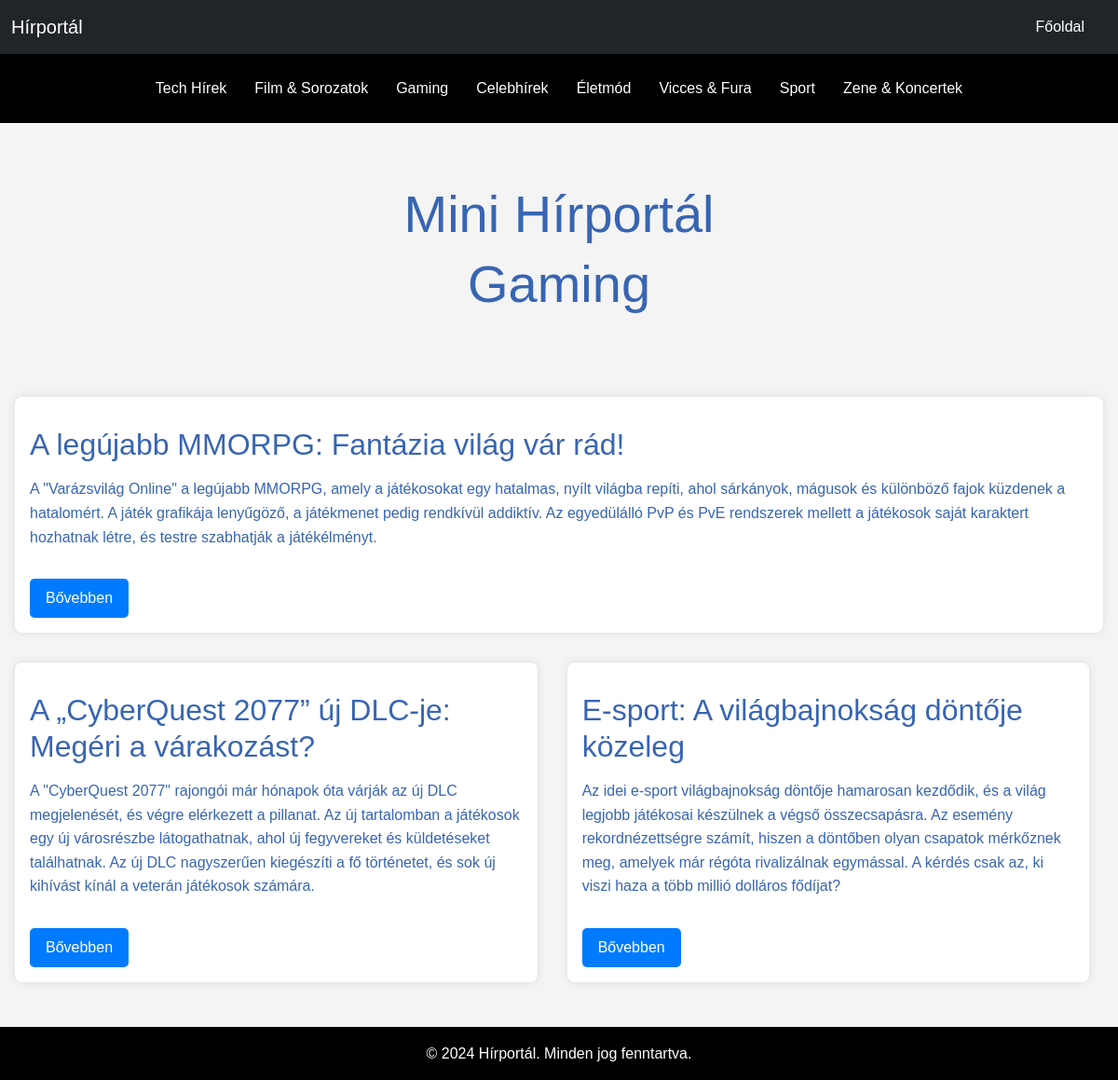
The app's page /?category=4 with its own data.
### models.py (models this page shows, shortened)
class Menus(db.Model):
    id = db.Column(db.Integer,primary_key=True)
    name = db.Column(db.String(255),nullable=False)
    url = db.Column(db.String(255),nullable=False)

class News(db.Model):
    id = db.Column(db.Integer,primary_key=True)
    title = db.Column(db.String(255),nullable=False)
    content = db.Column(db.Text,nullable=False)
    author = db.Column(db.String(255),nullable=False)
    timestamp = db.Column(db.DateTime, default=datetime.now())
    category = db.Column(db.Integer ,db.ForeignKey("categories.id"))

### scripts/routes.py (the view)
@app.route('/')
def index():
    category = request.args.get('category')
    categories = Categories.query.all()
    category_id=[]
    if category:
        news = News.query.filter_by(category=category).all()
    else:
        news = News.query.all()
    urls = Menus.query.all()
    return render_template('index.html',urls=urls,news=news,categories=categories,category_id=category_id)

### scripts/templates/index.html
{% include 'header.html' %}
      <section class="text-center py-5">
        <div class="container">
          <h1 class="display-4">Mini Hírportál</h1>
          <h2 class="display-4 subtitle">Mini Hírportál</h2>
        </div>
      </section>
    <section class="main-news">
      <article class="news-item">
        {% if news %}
        <h2>{{news[0].title}}</h2>
        <p>{{news[0].content}}</p>
        <button class="btn read-more">Bővebben</button>
        {%else%}
        <h2>Nincs feltöltve hír</h2>
        <p>Nincs feltöltve hír</p>
        {%endif%}
      </article>
    </section>
    <section class="other-news">
      {% for new in news[1:]%}
      <article class="news-item">
        <h2>{{new.title}}</h2>
        <p class="news-content">{{new.content}}</p>
        <button class="btn read-more">Bővebben</button>
      </article>
    {%endfor%}
    </section>
{% include 'footer.html' %}

### scripts/templates/header.html (shortened to what this page needs)
<!DOCTYPE html>
<html lang="en">
<head>
    <link href="https://cdn.jsdelivr.net/npm/bootstrap@5.3.0/dist/css/bootstrap.min.css" rel="stylesheet">
    <link href="{{url_for('static',filename='css/style.css')}}" rel="stylesheet">
</head>
<body>
  <nav class="navbar navbar-expand-lg bg-dark">
    <div class="container-fluid">
      <a class="navbar-brand" href="/">Hírportál</a>
      <div class="collapse navbar-collapse" id="navbarNav">
        <ul class="navbar-nav ms-auto">
          {% for menu in urls %}
            {% if menu.name == "Főoldal" %}
              <li class="nav-item">
                  <a class="nav-link" href="{{menu.url}}">{{menu.name}}</a>
              </li>
            {% endif %}
          {% endfor %}
        </ul>
      </div>
    </div>
  </nav>
  <div class="container-fluid category-fluid">
    <div class="container">
      <div class="row">
        <div class="col-12">
          <div class="category-box">
            <ul class="category-row">
              {% for menu in urls %}
              {% if menu.name != "Főoldal" %}
                <li class="category-item">
                    <a class="nav-link" href="/?category={{menu.url}}">{{menu.name}}</a>
                </li>
              {% endif %}
            {% endfor %}
            </ul>
          </div>
        </div>
      </div>
    </div>
  </div>
  <main>

### scripts/static/css/style.css (style rules this page uses)
* { box-sizing: border-box; }
nav { background-color: #000; }
.navbar-brand,.nav-link { color: #fff; }
.nav-link { position: relative; }
.nav-link::before { content: ""; width: 0; height: 1px; background-color: #fff; position: absolute; bottom: 8px; right: 50%; visibility: hidden; }
.nav-link::after { content: ""; width: 0; height: 1px; background-color: #fff; position: absolute; bottom: 8px; left: 50%; visibility: hidden; }
.navbar-nav { margin-left: auto !important; }
* { margin: 0; padding: 0; box-sizing: border-box; }
body { font-family: Arial, sans-serif; line-height: 1.6; background-color: #f4f4f4; color: #3865b2; display: flex; flex-direction: column; min-height: 100vh; }
.container { width: 80%; margin: 0 auto; }
nav ul { display: flex; justify-content: center; list-style: none; }
nav ul li { margin: 0 1rem; }
nav ul li a { color: #fff; text-decoration: none; }
.main-news { margin: 2rem 0; background-color: #fff; padding: 1rem; border-radius: 8px; box-shadow: 0 0 10px rgba(0, 0, 0, 0.1); }
.main-news h2 { margin-top: 1rem; color: #3865b2; }
.main-news p { margin: 1rem 0; }
.read-more { display: inline-block; margin-top: 1rem; padding: 0.5rem 1rem; background-color: #007BFF; color: #fff; text-decoration: none; border-radius: 5px; }
.other-news { display: flex; gap: 2rem; flex-wrap: wrap; }
.other-news .news-item { background-color: #fff; padding: 1rem; border-radius: 8px; box-shadow: 0 0 10px rgba(0, 0, 0, 0.1); flex-basis: 49%; }
.other-news h2 { margin-top: 1rem; }
.other-news p { margin: 1rem 0; max-height: 170px; overflow: hidden; display: -webkit-box; -webkit-line-clamp: 6; -webkit-box-orient: vertical; overflow: hidden; }
main { padding: 1em; flex-grow: 1; }
ul.category-row { display: flex; flex-direction: row; gap: 0 .5em; list-style: none; margin-bottom: 0; justify-content: space-between; }
.category-fluid { background-color: black; padding: 1em; }
.category-fluid .nav-link { padding: .5em; }
@media (min-width:992px) and (max-width:1200px) { ul.category-row { gap: 0; justify-content: space-evenly; padding-left: 0; } }
@media (min-width: 992px) { .navbar-expand-lg .navbar-nav { flex-direction: row-reverse; } }
@media (max-width: 1631px) { .other-news .news-item { flex-basis: 48%; } }

### records on screen
Menus: name "Főoldal"
Menus: name "Tech Hírek"
Menus: name "Film & Sorozatok"
Menus: name "Gaming"
Menus: name "Celebhírek"
Menus: name "Életmód"
Menus: name "Vicces & Fura"
Menus: name "Sport"
Menus: name "Zene & Koncertek"
News: title "A legújabb MMORPG: Fantázia világ vár rád!", content "A \"Varázsvilág Online\" a legújabb MMORPG, amely a játékosokat egy hatalmas, nyílt világba repíti, ahol sárkányok, mágusok és különböző fajok küzdenek a hatalomért. A játék grafikája lenyűgöző, a játékmenet pedig rendkívül addiktív. Az egyedülálló PvP és PvE rendszerek mellett a játékosok saját karaktert hozhatnak létre, és testre szabhatják a játékélményt."
News: title "A „CyberQuest 2077” új DLC-je: Megéri a várakozást?", content "A \"CyberQuest 2077\" rajongói már hónapok óta várják az új DLC megjelenését, és végre elérkezett a pillanat. Az új tartalomban a játékosok egy új városrészbe látogathatnak, ahol új fegyvereket és küldetéseket találhatnak. Az új DLC nagyszerűen kiegészíti a fő történetet, és sok új kihívást kínál a veterán játékosok számára."
News: title "E-sport: A világbajnokság döntője közeleg", content "Az idei e-sport világbajnokság döntője hamarosan kezdődik, és a világ legjobb játékosai készülnek a végső összecsapásra. Az esemény rekordnézettségre számít, hiszen a döntőben olyan csapatok mérkőznek meg, amelyek már régóta rivalizálnak egymással. A kérdés csak az, ki viszi haza a több millió dolláros fődíjat?"
